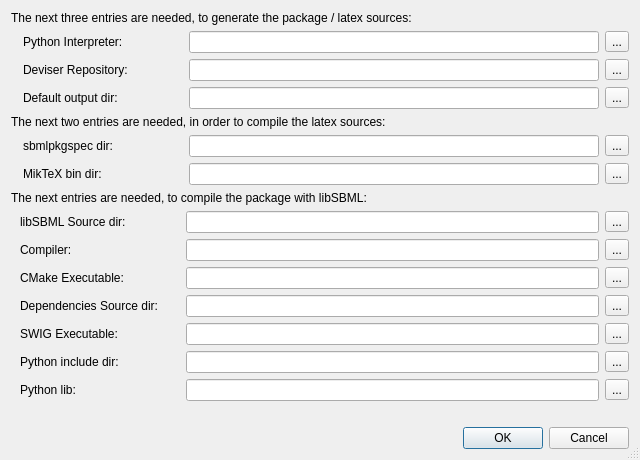
<?xml version="1.0" encoding="UTF-8"?>
<ui version="4.0">
 <class>DialogPreferences</class>
 <widget class="QDialog" name="DialogPreferences">
  <property name="geometry">
   <rect>
    <x>0</x>
    <y>0</y>
    <width>640</width>
    <height>460</height>
   </rect>
  </property>
  <property name="windowTitle">
   <string>Preferences</string>
  </property>
  <property name="sizeGripEnabled">
   <bool>true</bool>
  </property>
  <property name="modal">
   <bool>true</bool>
  </property>
  <layout class="QVBoxLayout" name="verticalLayout">
   <item>
    <widget class="QLabel" name="label">
     <property name="text">
      <string>The next three entries are needed, to generate the package / latex sources: </string>
     </property>
    </widget>
   </item>
   <item>
    <widget class="QWidget" name="widget1" native="true">
     <layout class="QGridLayout" name="gridLayout_3">
      <property name="leftMargin">
       <number>12</number>
      </property>
      <property name="topMargin">
       <number>0</number>
      </property>
      <property name="rightMargin">
       <number>0</number>
      </property>
      <property name="bottomMargin">
       <number>0</number>
      </property>
      <item row="0" column="0">
       <widget class="QLabel" name="lblPython">
        <property name="text">
         <string>Python Interpreter:</string>
        </property>
       </widget>
      </item>
      <item row="0" column="1">
       <layout class="QHBoxLayout" name="horizontalLayout_6">
        <item>
         <widget class="QLineEdit" name="txtPython"/>
        </item>
        <item>
         <widget class="QToolButton" name="cmdBrowsePython">
          <property name="text">
           <string>...</string>
          </property>
         </widget>
        </item>
       </layout>
      </item>
      <item row="1" column="0">
       <widget class="QLabel" name="lblDeviserRepo">
        <property name="text">
         <string>Deviser Repository:</string>
        </property>
       </widget>
      </item>
      <item row="1" column="1">
       <layout class="QHBoxLayout" name="horizontalLayout_7">
        <item>
         <widget class="QLineEdit" name="txtDeviserRepo"/>
        </item>
        <item>
         <widget class="QToolButton" name="cmdBrowseRepo">
          <property name="text">
           <string>...</string>
          </property>
         </widget>
        </item>
       </layout>
      </item>
      <item row="2" column="0">
       <widget class="QLabel" name="lblOutputDir">
        <property name="minimumSize">
         <size>
          <width>160</width>
          <height>0</height>
         </size>
        </property>
        <property name="text">
         <string>Default output dir:</string>
        </property>
       </widget>
      </item>
      <item row="2" column="1">
       <layout class="QHBoxLayout" name="horizontalLayout_8">
        <item>
         <widget class="QLineEdit" name="txtOutputDir"/>
        </item>
        <item>
         <widget class="QToolButton" name="cmdBrowseOutputDir">
          <property name="text">
           <string>...</string>
          </property>
         </widget>
        </item>
       </layout>
      </item>
     </layout>
    </widget>
   </item>
   <item>
    <widget class="QLabel" name="label_2">
     <property name="text">
      <string>The next two entries are needed, in order to compile the latex sources:</string>
     </property>
    </widget>
   </item>
   <item>
    <widget class="QWidget" name="widget2" native="true">
     <layout class="QGridLayout" name="gridLayout_2">
      <property name="leftMargin">
       <number>12</number>
      </property>
      <property name="topMargin">
       <number>0</number>
      </property>
      <property name="rightMargin">
       <number>0</number>
      </property>
      <property name="bottomMargin">
       <number>0</number>
      </property>
      <item row="0" column="0">
       <widget class="QLabel" name="lblSbmlSpecDir">
        <property name="minimumSize">
         <size>
          <width>160</width>
          <height>0</height>
         </size>
        </property>
        <property name="text">
         <string>sbmlpkgspec dir:</string>
        </property>
       </widget>
      </item>
      <item row="0" column="1">
       <layout class="QHBoxLayout" name="horizontalLayout_9">
        <item>
         <widget class="QLineEdit" name="txtSbmlPkgSpec"/>
        </item>
        <item>
         <widget class="QToolButton" name="cmdBrowseSpec">
          <property name="text">
           <string>...</string>
          </property>
         </widget>
        </item>
       </layout>
      </item>
      <item row="1" column="0">
       <widget class="QLabel" name="lblMikTexDir">
        <property name="text">
         <string>MikTeX bin dir:</string>
        </property>
       </widget>
      </item>
      <item row="1" column="1">
       <layout class="QHBoxLayout" name="horizontalLayout_11">
        <item>
         <widget class="QLineEdit" name="txtMikTexBinDir"/>
        </item>
        <item>
         <widget class="QToolButton" name="cmdBrowseMikTex">
          <property name="text">
           <string>...</string>
          </property>
         </widget>
        </item>
       </layout>
      </item>
     </layout>
    </widget>
   </item>
   <item>
    <widget class="QLabel" name="label_3">
     <property name="text">
      <string>&lt;html&gt;&lt;head/&gt;&lt;body&gt;&lt;p&gt;The next entries are needed, to compile the package with libSBML:&lt;/p&gt;&lt;/body&gt;&lt;/html&gt;</string>
     </property>
    </widget>
   </item>
   <item>
    <widget class="QWidget" name="widget3" native="true">
     <layout class="QGridLayout" name="gridLayout">
      <property name="topMargin">
       <number>0</number>
      </property>
      <property name="rightMargin">
       <number>0</number>
      </property>
      <property name="bottomMargin">
       <number>0</number>
      </property>
      <item row="0" column="0">
       <widget class="QLabel" name="lblSBMLSourceDir">
        <property name="text">
         <string>libSBML Source dir:</string>
        </property>
       </widget>
      </item>
      <item row="0" column="1">
       <layout class="QHBoxLayout" name="horizontalLayout_12">
        <item>
         <widget class="QLineEdit" name="txtLibSBMLSource"/>
        </item>
        <item>
         <widget class="QToolButton" name="cmdBrowseLibSBMLSource">
          <property name="text">
           <string>...</string>
          </property>
         </widget>
        </item>
       </layout>
      </item>
      <item row="1" column="0">
       <widget class="QLabel" name="lblCompiler">
        <property name="text">
         <string>Compiler:</string>
        </property>
       </widget>
      </item>
      <item row="1" column="1">
       <layout class="QHBoxLayout" name="horizontalLayout_13">
        <item>
         <widget class="QLineEdit" name="txtCompiler"/>
        </item>
        <item>
         <widget class="QToolButton" name="cmdBrowseCompiler">
          <property name="text">
           <string>...</string>
          </property>
         </widget>
        </item>
       </layout>
      </item>
      <item row="2" column="0">
       <widget class="QLabel" name="lblCmakeExecutable">
        <property name="text">
         <string>CMake Executable:</string>
        </property>
       </widget>
      </item>
      <item row="2" column="1">
       <layout class="QHBoxLayout" name="horizontalLayout_14">
        <item>
         <widget class="QLineEdit" name="txtCMake"/>
        </item>
        <item>
         <widget class="QToolButton" name="cmdBrowseCMake">
          <property name="text">
           <string>...</string>
          </property>
         </widget>
        </item>
       </layout>
      </item>
      <item row="3" column="0">
       <widget class="QLabel" name="lblDependencies">
        <property name="sizePolicy">
         <sizepolicy hsizetype="Minimum" vsizetype="Preferred">
          <horstretch>0</horstretch>
          <verstretch>0</verstretch>
         </sizepolicy>
        </property>
        <property name="minimumSize">
         <size>
          <width>160</width>
          <height>0</height>
         </size>
        </property>
        <property name="text">
         <string>Dependencies Source dir:</string>
        </property>
       </widget>
      </item>
      <item row="3" column="1">
       <layout class="QHBoxLayout" name="horizontalLayout_15">
        <item>
         <widget class="QLineEdit" name="txtDependencies"/>
        </item>
        <item>
         <widget class="QToolButton" name="cmdBrowseDeps">
          <property name="text">
           <string>...</string>
          </property>
         </widget>
        </item>
       </layout>
      </item>
      <item row="4" column="0">
       <widget class="QLabel" name="lblSwigExecutable">
        <property name="text">
         <string>SWIG Executable:</string>
        </property>
       </widget>
      </item>
      <item row="4" column="1">
       <layout class="QHBoxLayout" name="horizontalLayout_16">
        <item>
         <widget class="QLineEdit" name="txtSwig"/>
        </item>
        <item>
         <widget class="QToolButton" name="cmdBrowseSwig">
          <property name="text">
           <string>...</string>
          </property>
         </widget>
        </item>
       </layout>
      </item>
      <item row="5" column="0">
       <widget class="QLabel" name="lblPythonIncludes">
        <property name="text">
         <string>Python include dir:</string>
        </property>
       </widget>
      </item>
      <item row="5" column="1">
       <layout class="QHBoxLayout" name="horizontalLayout_17">
        <item>
         <widget class="QLineEdit" name="txtPythonIncludes"/>
        </item>
        <item>
         <widget class="QToolButton" name="cmdBrowsePythonIncludes">
          <property name="text">
           <string>...</string>
          </property>
         </widget>
        </item>
       </layout>
      </item>
      <item row="6" column="0">
       <widget class="QLabel" name="lblPythonLib">
        <property name="text">
         <string>Python lib:</string>
        </property>
       </widget>
      </item>
      <item row="6" column="1">
       <layout class="QHBoxLayout" name="horizontalLayout_18">
        <item>
         <widget class="QLineEdit" name="txtPythonLib"/>
        </item>
        <item>
         <widget class="QToolButton" name="cmdBrowsePythonLib">
          <property name="text">
           <string>...</string>
          </property>
         </widget>
        </item>
       </layout>
      </item>
     </layout>
    </widget>
   </item>
   <item>
    <spacer name="verticalSpacer">
     <property name="orientation">
      <enum>Qt::Vertical</enum>
     </property>
     <property name="sizeHint" stdset="0">
      <size>
       <width>20</width>
       <height>40</height>
      </size>
     </property>
    </spacer>
   </item>
   <item>
    <widget class="QDialogButtonBox" name="buttonBox">
     <property name="orientation">
      <enum>Qt::Horizontal</enum>
     </property>
     <property name="standardButtons">
      <set>QDialogButtonBox::Cancel|QDialogButtonBox::Ok</set>
     </property>
    </widget>
   </item>
  </layout>
 </widget>
 <resources/>
 <connections>
  <connection>
   <sender>buttonBox</sender>
   <signal>accepted()</signal>
   <receiver>DialogPreferences</receiver>
   <slot>accept()</slot>
   <hints>
    <hint type="sourcelabel">
     <x>248</x>
     <y>254</y>
    </hint>
    <hint type="destinationlabel">
     <x>157</x>
     <y>274</y>
    </hint>
   </hints>
  </connection>
  <connection>
   <sender>buttonBox</sender>
   <signal>rejected()</signal>
   <receiver>DialogPreferences</receiver>
   <slot>reject()</slot>
   <hints>
    <hint type="sourcelabel">
     <x>316</x>
     <y>260</y>
    </hint>
    <hint type="destinationlabel">
     <x>286</x>
     <y>274</y>
    </hint>
   </hints>
  </connection>
  <connection>
   <sender>cmdBrowseCMake</sender>
   <signal>clicked()</signal>
   <receiver>DialogPreferences</receiver>
   <slot>browseCMakeExecutable()</slot>
   <hints>
    <hint type="sourcelabel">
     <x>608</x>
     <y>272</y>
    </hint>
    <hint type="destinationlabel">
     <x>319</x>
     <y>274</y>
    </hint>
   </hints>
  </connection>
  <connection>
   <sender>cmdBrowseCompiler</sender>
   <signal>clicked()</signal>
   <receiver>DialogPreferences</receiver>
   <slot>selectCompiler()</slot>
   <hints>
    <hint type="sourcelabel">
     <x>608</x>
     <y>244</y>
    </hint>
    <hint type="destinationlabel">
     <x>319</x>
     <y>274</y>
    </hint>
   </hints>
  </connection>
  <connection>
   <sender>cmdBrowseDeps</sender>
   <signal>clicked()</signal>
   <receiver>DialogPreferences</receiver>
   <slot>browseDependencies()</slot>
   <hints>
    <hint type="sourcelabel">
     <x>608</x>
     <y>300</y>
    </hint>
    <hint type="destinationlabel">
     <x>319</x>
     <y>274</y>
    </hint>
   </hints>
  </connection>
  <connection>
   <sender>cmdBrowseLibSBMLSource</sender>
   <signal>clicked()</signal>
   <receiver>DialogPreferences</receiver>
   <slot>browseLibSBML()</slot>
   <hints>
    <hint type="sourcelabel">
     <x>608</x>
     <y>216</y>
    </hint>
    <hint type="destinationlabel">
     <x>319</x>
     <y>274</y>
    </hint>
   </hints>
  </connection>
  <connection>
   <sender>cmdBrowseMikTex</sender>
   <signal>clicked()</signal>
   <receiver>DialogPreferences</receiver>
   <slot>browseMikTex()</slot>
   <hints>
    <hint type="sourcelabel">
     <x>605</x>
     <y>169</y>
    </hint>
    <hint type="destinationlabel">
     <x>319</x>
     <y>274</y>
    </hint>
   </hints>
  </connection>
  <connection>
   <sender>cmdBrowseOutputDir</sender>
   <signal>clicked()</signal>
   <receiver>DialogPreferences</receiver>
   <slot>browseOutputDir()</slot>
   <hints>
    <hint type="sourcelabel">
     <x>605</x>
     <y>94</y>
    </hint>
    <hint type="destinationlabel">
     <x>319</x>
     <y>274</y>
    </hint>
   </hints>
  </connection>
  <connection>
   <sender>cmdBrowsePython</sender>
   <signal>clicked()</signal>
   <receiver>DialogPreferences</receiver>
   <slot>browsePython()</slot>
   <hints>
    <hint type="sourcelabel">
     <x>605</x>
     <y>38</y>
    </hint>
    <hint type="destinationlabel">
     <x>319</x>
     <y>274</y>
    </hint>
   </hints>
  </connection>
  <connection>
   <sender>cmdBrowsePythonIncludes</sender>
   <signal>clicked()</signal>
   <receiver>DialogPreferences</receiver>
   <slot>browsePythonInclude()</slot>
   <hints>
    <hint type="sourcelabel">
     <x>608</x>
     <y>356</y>
    </hint>
    <hint type="destinationlabel">
     <x>319</x>
     <y>274</y>
    </hint>
   </hints>
  </connection>
  <connection>
   <sender>cmdBrowsePythonLib</sender>
   <signal>clicked()</signal>
   <receiver>DialogPreferences</receiver>
   <slot>browsePythonLib()</slot>
   <hints>
    <hint type="sourcelabel">
     <x>608</x>
     <y>384</y>
    </hint>
    <hint type="destinationlabel">
     <x>319</x>
     <y>274</y>
    </hint>
   </hints>
  </connection>
  <connection>
   <sender>cmdBrowseRepo</sender>
   <signal>clicked()</signal>
   <receiver>DialogPreferences</receiver>
   <slot>browseDeviserRepo()</slot>
   <hints>
    <hint type="sourcelabel">
     <x>605</x>
     <y>66</y>
    </hint>
    <hint type="destinationlabel">
     <x>319</x>
     <y>274</y>
    </hint>
   </hints>
  </connection>
  <connection>
   <sender>cmdBrowseSpec</sender>
   <signal>clicked()</signal>
   <receiver>DialogPreferences</receiver>
   <slot>browseSbmlPkgSpec()</slot>
   <hints>
    <hint type="sourcelabel">
     <x>605</x>
     <y>141</y>
    </hint>
    <hint type="destinationlabel">
     <x>319</x>
     <y>274</y>
    </hint>
   </hints>
  </connection>
  <connection>
   <sender>cmdBrowseSwig</sender>
   <signal>clicked()</signal>
   <receiver>DialogPreferences</receiver>
   <slot>browseSWIG()</slot>
   <hints>
    <hint type="sourcelabel">
     <x>608</x>
     <y>328</y>
    </hint>
    <hint type="destinationlabel">
     <x>319</x>
     <y>274</y>
    </hint>
   </hints>
  </connection>
 </connections>
 <slots>
  <slot>browsePython()</slot>
  <slot>browseDeviserRepo()</slot>
  <slot>browseOutputDir()</slot>
  <slot>browseSbmlPkgSpec()</slot>
  <slot>browseMikTex()</slot>
  <slot>browseLibSBML()</slot>
  <slot>selectCompiler()</slot>
  <slot>browseCMakeExecutable()</slot>
  <slot>browseDependencies()</slot>
  <slot>browseSWIG()</slot>
  <slot>browsePythonInclude()</slot>
  <slot>browsePythonLib()</slot>
 </slots>
</ui>
